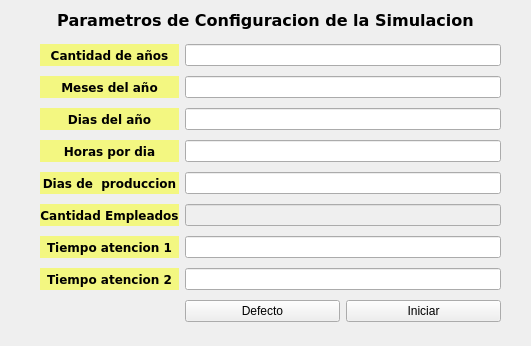
<?xml version="1.0" encoding="UTF-8"?>
<ui version="4.0">
 <class>MainWindow</class>
 <widget class="QMainWindow" name="MainWindow">
  <property name="geometry">
   <rect>
    <x>0</x>
    <y>0</y>
    <width>531</width>
    <height>346</height>
   </rect>
  </property>
  <property name="windowTitle">
   <string>Configuracion - TPFinal - Calfuquir-Moyano-Mura</string>
  </property>
  <widget class="QWidget" name="centralwidget">
   <widget class="QWidget" name="gridLayoutWidget">
    <property name="geometry">
     <rect>
      <x>40</x>
      <y>40</y>
      <width>461</width>
      <height>291</height>
     </rect>
    </property>
    <layout class="QGridLayout" name="gridLayout">
     <item row="7" column="0">
      <widget class="QLabel" name="label_7">
       <property name="font">
        <font>
         <family>DejaVu Sans</family>
         <weight>75</weight>
         <bold>true</bold>
        </font>
       </property>
       <property name="styleSheet">
        <string notr="true">background:#F3F781</string>
       </property>
       <property name="text">
        <string>Tiempo atencion 2</string>
       </property>
       <property name="alignment">
        <set>Qt::AlignCenter</set>
       </property>
      </widget>
     </item>
     <item row="6" column="1">
      <widget class="QLineEdit" name="inputTiempoAtencion1"/>
     </item>
     <item row="0" column="1">
      <widget class="QLineEdit" name="inputCantAnios">
       <property name="styleSheet">
        <string notr="true"/>
       </property>
      </widget>
     </item>
     <item row="2" column="1">
      <widget class="QLineEdit" name="cantDiasAnios"/>
     </item>
     <item row="4" column="1">
      <widget class="QLineEdit" name="cantDiasProduccion"/>
     </item>
     <item row="1" column="0">
      <widget class="QLabel" name="label_2">
       <property name="font">
        <font>
         <family>DejaVu Sans</family>
         <weight>75</weight>
         <bold>true</bold>
        </font>
       </property>
       <property name="styleSheet">
        <string notr="true">background:#F3F781</string>
       </property>
       <property name="text">
        <string>Meses del año</string>
       </property>
       <property name="alignment">
        <set>Qt::AlignCenter</set>
       </property>
      </widget>
     </item>
     <item row="1" column="1">
      <widget class="QLineEdit" name="inputMesesAnio"/>
     </item>
     <item row="3" column="0">
      <widget class="QLabel" name="label_5">
       <property name="font">
        <font>
         <family>DejaVu Sans</family>
         <weight>75</weight>
         <bold>true</bold>
        </font>
       </property>
       <property name="styleSheet">
        <string notr="true">background:#F3F781</string>
       </property>
       <property name="text">
        <string>Horas por dia</string>
       </property>
       <property name="alignment">
        <set>Qt::AlignCenter</set>
       </property>
      </widget>
     </item>
     <item row="6" column="0">
      <widget class="QLabel" name="label_6">
       <property name="font">
        <font>
         <family>DejaVu Sans</family>
         <weight>75</weight>
         <bold>true</bold>
        </font>
       </property>
       <property name="styleSheet">
        <string notr="true">background:#F3F781</string>
       </property>
       <property name="text">
        <string>Tiempo atencion 1</string>
       </property>
       <property name="alignment">
        <set>Qt::AlignCenter</set>
       </property>
      </widget>
     </item>
     <item row="5" column="1">
      <widget class="QLineEdit" name="inputCantEmpleados">
       <property name="enabled">
        <bool>false</bool>
       </property>
      </widget>
     </item>
     <item row="4" column="0">
      <widget class="QLabel" name="label_4">
       <property name="font">
        <font>
         <family>DejaVu Sans</family>
         <weight>75</weight>
         <bold>true</bold>
        </font>
       </property>
       <property name="styleSheet">
        <string notr="true">background:#F3F781</string>
       </property>
       <property name="text">
        <string>Dias de  produccion</string>
       </property>
       <property name="alignment">
        <set>Qt::AlignCenter</set>
       </property>
      </widget>
     </item>
     <item row="2" column="0">
      <widget class="QLabel" name="label_3">
       <property name="font">
        <font>
         <family>DejaVu Sans</family>
         <weight>75</weight>
         <bold>true</bold>
        </font>
       </property>
       <property name="styleSheet">
        <string notr="true">background:#F3F781</string>
       </property>
       <property name="text">
        <string>Dias del año</string>
       </property>
       <property name="alignment">
        <set>Qt::AlignCenter</set>
       </property>
      </widget>
     </item>
     <item row="5" column="0">
      <widget class="QLabel" name="label_9">
       <property name="font">
        <font>
         <family>DejaVu Sans</family>
         <weight>75</weight>
         <bold>true</bold>
        </font>
       </property>
       <property name="styleSheet">
        <string notr="true">background:#F3F781</string>
       </property>
       <property name="text">
        <string>Cantidad Empleados</string>
       </property>
       <property name="alignment">
        <set>Qt::AlignCenter</set>
       </property>
      </widget>
     </item>
     <item row="3" column="1">
      <widget class="QLineEdit" name="cantHorasDia"/>
     </item>
     <item row="0" column="0">
      <widget class="QLabel" name="label">
       <property name="font">
        <font>
         <family>DejaVu Sans</family>
         <weight>75</weight>
         <bold>true</bold>
        </font>
       </property>
       <property name="styleSheet">
        <string notr="true">background:#F3F781</string>
       </property>
       <property name="text">
        <string>Cantidad de años</string>
       </property>
       <property name="alignment">
        <set>Qt::AlignCenter</set>
       </property>
      </widget>
     </item>
     <item row="7" column="1">
      <widget class="QLineEdit" name="inputTiempoAtencion2"/>
     </item>
     <item row="8" column="1">
      <layout class="QHBoxLayout" name="horizontalLayout">
       <item>
        <widget class="QPushButton" name="btnDefecto">
         <property name="text">
          <string>Defecto</string>
         </property>
        </widget>
       </item>
       <item>
        <widget class="QPushButton" name="btnIniciarSimulacion">
         <property name="text">
          <string>Iniciar</string>
         </property>
        </widget>
       </item>
      </layout>
     </item>
    </layout>
   </widget>
   <widget class="QLabel" name="label_8">
    <property name="geometry">
     <rect>
      <x>10</x>
      <y>10</y>
      <width>511</width>
      <height>21</height>
     </rect>
    </property>
    <property name="font">
     <font>
      <family>DejaVu Sans</family>
      <pointsize>12</pointsize>
      <weight>75</weight>
      <bold>true</bold>
     </font>
    </property>
    <property name="text">
     <string>Parametros de Configuracion de la Simulacion</string>
    </property>
    <property name="textFormat">
     <enum>Qt::LogText</enum>
    </property>
    <property name="alignment">
     <set>Qt::AlignCenter</set>
    </property>
   </widget>
  </widget>
 </widget>
 <resources/>
 <connections/>
</ui>
